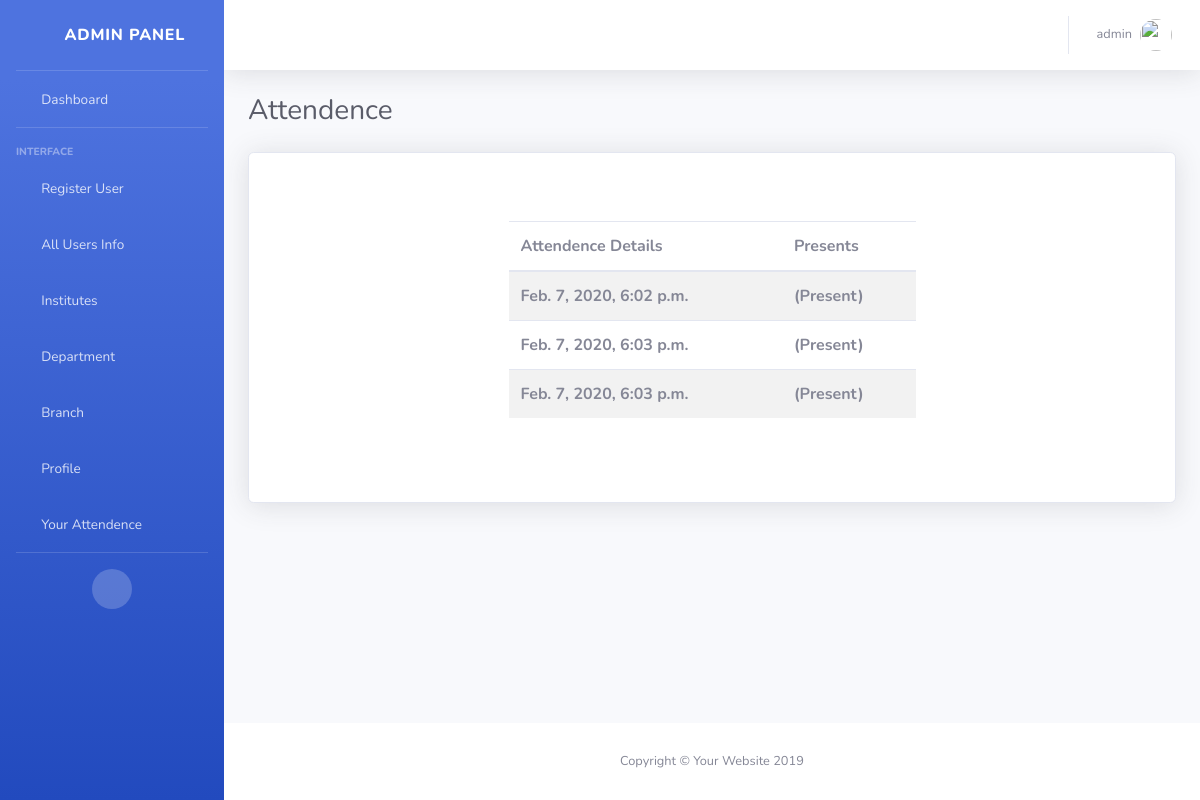
The page /attendence_list (signed in) on the database its author committed.
### amsapp/models.py (models this page shows)
class Attendence(models.Model):
    user_id = models.ForeignKey(User, on_delete=models.CASCADE)
    date_time = models.DateTimeField(auto_now_add=True)
    user_semester_id=models.IntegerField(default=1)

### amsapp/views.py (the view)
# urls.py: path('attendence_list',views.attendence_list,name="attendence_list"),
def attendence_list(request):
    atn = Attendence.objects.filter(user_id=request.user)
    return render(request, 'attendence_list.html', {'attendence': atn})

### amsapp/templates/attendence_list.html (shortened to what this page needs)
{%extends 'wrapper.html'%}
{%block page_heading%} Attendence {% endblock %}
{%block content %}
<div class="card shadow mb-4">
    <div class="card-body">
        <div class="container py-5">
            <div class="row">
                <div class="col-md-6 mx-auto">
                    <table class="table table-striped">
                        <thead>
                        <tr>
                            <th scope="col-md-9">Attendence Details</th>
                            <th scope="col-md-9">Presents</th>
                        </tr>
                        </thead>
                        <tbody>
                        {% for data in attendence %}
                        <tr>
                            <th scope="row">{{data.date_time}}</th>
                            <th scope="row">(Present)</th>
                        </tr>
                        {% endfor %}
                        </tbody>
                    </table>
                </div>
            </div>
        </div>
    </div>
</div>
{%endblock%}

### amsapp/templates/wrapper.html (shortened to what this page needs)
<!DOCTYPE html>
<html lang="en">
<head>
    {%load static %}
    <link href="{% static '/'%}vendor/fontawesome-free/css/all.min.css" rel="stylesheet" type="text/css">
    <link href="{% static '/'%}css/sb-admin-2.min.css" rel="stylesheet">
</head>
<body id="page-top">
<div id="wrapper">
    {% include 'sidemenu.html' %}
    <div id="content-wrapper" class="d-flex flex-column">
        <div id="content">
            <nav class="navbar navbar-expand navbar-light bg-white topbar mb-4 static-top shadow">
                <ul class="navbar-nav ml-auto">
                    <li class="nav-item dropdown no-arrow">
                        <a class="nav-link dropdown-toggle" href="#" id="userDropdown" role="button"
                           data-toggle="dropdown" aria-haspopup="true" aria-expanded="false">
                            <span class="mr-2 d-none d-lg-inline text-gray-600 small">{{ request.user.username }}</span>
                            <img class="img-profile rounded-circle" src="{%static 'img/user-default.png'%}">
                        </a>
                    </li>
                </ul>
            </nav>
            <div class="container-fluid">
                <h1 class="h3 mb-4 text-gray-800">{%block page_heading%}{%endblock%}</h1>
                {%block content %} {% endblock %}
            </div>
        </div>
        <footer class="sticky-footer bg-white">
            <div class="container my-auto">
                <div class="copyright text-center my-auto">
                    <span>Copyright &copy; Your Website 2019</span>
                </div>
            </div>
        </footer>
    </div>
</div>
</body>
</html>

### rows shown on the page
Attendence: date_time "Feb. 7, 2020, 6:02 p.m."
Attendence: date_time "Feb. 7, 2020, 6:03 p.m."
Attendence: date_time "Feb. 7, 2020, 6:03 p.m."

### other values the page prints
{{ request.user.username }} "admin"
